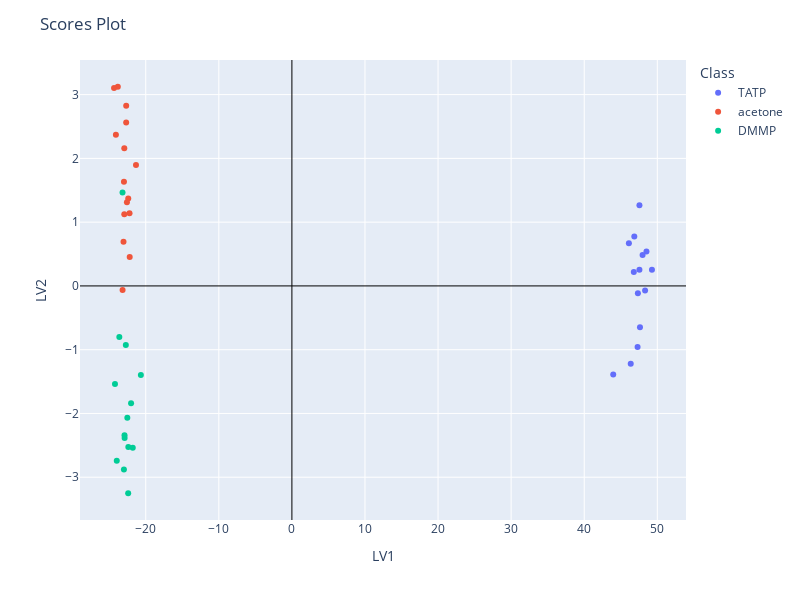

Write notebook code for a chart like this one.
### Code cell
#Scores plot
import plotly.express as px
fig = px.scatter(scores, x="LV1", y="LV2", color="Class", hover_data=['Class'])
fig.update_xaxes(zeroline=True, zerolinewidth=1, zerolinecolor='Black')
fig.update_yaxes(zeroline=True, zerolinewidth=1, zerolinecolor='Black')
fig.update_layout(
    height=600,
    width=800,
    title_text='Scores Plot')
fig.show()

### Figure 1 — Plotly figure (JSON) as saved in the notebook; plotly's stock layout.template omitted (floating-point values rounded to 4 significant figures)
{"data": [{"customdata": [["TATP"], ["TATP"], ["TATP"], ["TATP"], ["TATP"], ["TATP"], ["TATP"], ["TATP"], ["TATP"], ["TATP"], ["TATP"], ["TATP"], ["TATP"], ["TATP"]], "hovertemplate": "Class=%{customdata[0]}<br>LV1=%{x}<br>LV2=%{y}<extra></extra>", "legendgroup": "TATP", "marker": {"color": "#636efa", "symbol": "circle"}, "mode": "markers", "name": "TATP", "orientation": "v", "showlegend": true, "type": "scatter", "x": [46.11, 47.34, 46.36, 43.97, 46.79, 49.27, 47.56, 47.3, 47.63, 48.52, 47.55, 48.33, 46.85, 47.99], "xaxis": "x", "y": [0.6704, -0.1151, -1.219, -1.388, 0.2188, 0.2519, 1.264, -0.9589, -0.6494, 0.5406, 0.253, -0.07009, 0.7747, 0.4862], "yaxis": "y"}, {"customdata": [["acetone"], ["acetone"], ["acetone"], ["acetone"], ["acetone"], ["acetone"], ["acetone"], ["acetone"], ["acetone"], ["acetone"], ["acetone"], ["acetone"], ["acetone"], ["acetone"], ["acetone"]], "hovertemplate": "Class=%{customdata[0]}<br>LV1=%{x}<br>LV2=%{y}<extra></extra>", "legendgroup": "acetone", "marker": {"color": "#EF553B", "symbol": "circle"}, "mode": "markers", "name": "acetone", "orientation": "v", "showlegend": true, "type": "scatter", "x": [-24.08, -23.04, -23.17, -22.39, -22.22, -22.19, -22.98, -22.68, -21.34, -22.68, -22.93, -23.82, -24.34, -22.57, -22.93], "xaxis": "x", "y": [2.369, 0.6912, -0.06221, 1.372, 1.139, 0.453, 1.636, 2.564, 1.896, 2.827, 2.159, 3.123, 3.105, 1.31, 1.123], "yaxis": "y"}, {"customdata": [["DMMP"], ["DMMP"], ["DMMP"], ["DMMP"], ["DMMP"], ["DMMP"], ["DMMP"], ["DMMP"], ["DMMP"], ["DMMP"], ["DMMP"], ["DMMP"], ["DMMP"], ["DMMP"]], "hovertemplate": "Class=%{customdata[0]}<br>LV1=%{x}<br>LV2=%{y}<extra></extra>", "legendgroup": "DMMP", "marker": {"color": "#00cc96", "symbol": "circle"}, "mode": "markers", "name": "DMMP", "orientation": "v", "showlegend": true, "type": "scatter", "x": [-23.61, -24.21, -22.0, -23.18, -20.67, -22.72, -22.52, -21.78, -22.38, -22.89, -22.9, -23.96, -22.98, -22.4], "xaxis": "x", "y": [-0.7994, -1.539, -1.841, 1.467, -1.399, -0.9267, -2.068, -2.539, -2.524, -2.387, -2.342, -2.741, -2.877, -3.251], "yaxis": "y"}], "layout": {"height": 600, "legend": {"title": {"text": "Class"}, "tracegroupgap": 0}, "margin": {"t": 60}, "title": {"text": "Scores Plot"}, "width": 800, "xaxis": {"anchor": "y", "domain": [0, 1], "title": {"text": "LV1"}, "zeroline": true, "zerolinecolor": "Black", "zerolinewidth": 1}, "yaxis": {"anchor": "x", "domain": [0, 1], "title": {"text": "LV2"}, "zeroline": true, "zerolinecolor": "Black", "zerolinewidth": 1}}}
